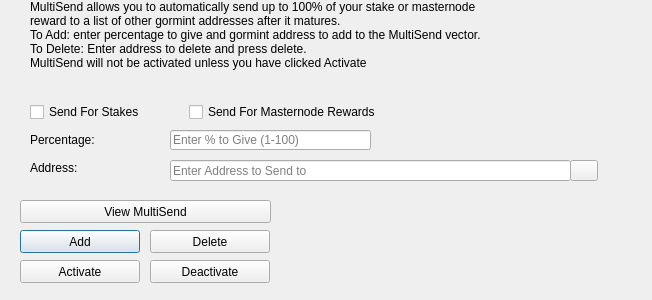
<?xml version="1.0" encoding="UTF-8"?>
<ui version="4.0">
 <class>MultiSendDialog</class>
 <widget class="QDialog" name="MultiSendDialog">
  <property name="windowModality">
   <enum>Qt::NonModal</enum>
  </property>
  <property name="geometry">
   <rect>
    <x>0</x>
    <y>0</y>
    <width>652</width>
    <height>300</height>
   </rect>
  </property>
  <property name="windowTitle">
   <string>MultiSend</string>
  </property>
  <widget class="QLineEdit" name="multiSendPercentEdit">
   <property name="geometry">
    <rect>
     <x>170</x>
     <y>130</y>
     <width>201</width>
     <height>20</height>
    </rect>
   </property>
   <property name="toolTip">
    <string>Enter whole numbers 1 - 100</string>
   </property>
   <property name="placeholderText">
    <string>Enter % to Give (1-100)</string>
   </property>
  </widget>
  <widget class="QLineEdit" name="multiSendAddressEdit">
   <property name="geometry">
    <rect>
     <x>170</x>
     <y>160</y>
     <width>401</width>
     <height>21</height>
    </rect>
   </property>
   <property name="toolTip">
    <string/>
   </property>
   <property name="placeholderText">
    <string>Enter Address to Send to</string>
   </property>
  </widget>
  <widget class="QLabel" name="label_2">
   <property name="geometry">
    <rect>
     <x>30</x>
     <y>0</y>
     <width>451</width>
     <height>121</height>
    </rect>
   </property>
   <property name="lineWidth">
    <number>1</number>
   </property>
   <property name="text">
    <string>MultiSend allows you to automatically send up to 100% of your stake or masternode reward to a list of other gormint addresses after it matures.
To Add: enter percentage to give and gormint address to add to the MultiSend vector.
To Delete: Enter address to delete and press delete.
MultiSend will not be activated unless you have clicked Activate</string>
   </property>
   <property name="alignment">
    <set>Qt::AlignLeading|Qt::AlignLeft|Qt::AlignTop</set>
   </property>
   <property name="wordWrap">
    <bool>true</bool>
   </property>
  </widget>
  <widget class="QLabel" name="message">
   <property name="geometry">
    <rect>
     <x>290</x>
     <y>200</y>
     <width>351</width>
     <height>91</height>
    </rect>
   </property>
   <property name="text">
    <string/>
   </property>
  </widget>
  <widget class="QPushButton" name="addButton">
   <property name="geometry">
    <rect>
     <x>20</x>
     <y>230</y>
     <width>120</width>
     <height>23</height>
    </rect>
   </property>
   <property name="toolTip">
    <string/>
   </property>
   <property name="statusTip">
    <string>Add to MultiSend Vector</string>
   </property>
   <property name="text">
    <string>Add</string>
   </property>
  </widget>
  <widget class="QPushButton" name="disableButton">
   <property name="geometry">
    <rect>
     <x>150</x>
     <y>260</y>
     <width>120</width>
     <height>23</height>
    </rect>
   </property>
   <property name="statusTip">
    <string>Deactivate MultiSend</string>
   </property>
   <property name="text">
    <string>Deactivate</string>
   </property>
  </widget>
  <widget class="QPushButton" name="addressBookButton">
   <property name="geometry">
    <rect>
     <x>570</x>
     <y>160</y>
     <width>28</width>
     <height>21</height>
    </rect>
   </property>
   <property name="toolTip">
    <string>Choose an address from the address book</string>
   </property>
   <property name="text">
    <string/>
   </property>
   <property name="icon">
    <iconset resource="../gormint.qrc">
     <normaloff>:/icons/address-book</normaloff>:/icons/address-book</iconset>
   </property>
   <property name="shortcut">
    <string>Alt+A</string>
   </property>
   <property name="autoDefault">
    <bool>false</bool>
   </property>
  </widget>
  <widget class="QLabel" name="label">
   <property name="geometry">
    <rect>
     <x>30</x>
     <y>130</y>
     <width>121</width>
     <height>20</height>
    </rect>
   </property>
   <property name="toolTip">
    <string>Percentage of stake to send</string>
   </property>
   <property name="text">
    <string>Percentage:</string>
   </property>
  </widget>
  <widget class="QLabel" name="label_5">
   <property name="geometry">
    <rect>
     <x>30</x>
     <y>160</y>
     <width>111</width>
     <height>16</height>
    </rect>
   </property>
   <property name="toolTip">
    <string>Address to send portion of stake to</string>
   </property>
   <property name="text">
    <string>Address:</string>
   </property>
  </widget>
  <widget class="QPushButton" name="deleteButton">
   <property name="geometry">
    <rect>
     <x>150</x>
     <y>230</y>
     <width>120</width>
     <height>23</height>
    </rect>
   </property>
   <property name="toolTip">
    <string/>
   </property>
   <property name="statusTip">
    <string>Delete Address From MultiSend Vector</string>
   </property>
   <property name="text">
    <string>Delete</string>
   </property>
  </widget>
  <widget class="QPushButton" name="activateButton">
   <property name="geometry">
    <rect>
     <x>20</x>
     <y>260</y>
     <width>120</width>
     <height>23</height>
    </rect>
   </property>
   <property name="statusTip">
    <string>Activate MultiSend</string>
   </property>
   <property name="text">
    <string>Activate</string>
   </property>
  </widget>
  <widget class="QPushButton" name="viewButton">
   <property name="geometry">
    <rect>
     <x>20</x>
     <y>200</y>
     <width>251</width>
     <height>23</height>
    </rect>
   </property>
   <property name="toolTip">
    <string/>
   </property>
   <property name="statusTip">
    <string>View MultiSend Vector</string>
   </property>
   <property name="text">
    <string>View MultiSend</string>
   </property>
  </widget>
  <widget class="QWidget" name="horizontalLayoutWidget">
   <property name="geometry">
    <rect>
     <x>30</x>
     <y>100</y>
     <width>351</width>
     <height>24</height>
    </rect>
   </property>
   <layout class="QHBoxLayout" name="horizontalLayout">
    <item>
     <widget class="QCheckBox" name="multiSendStakeCheckBox">
      <property name="text">
       <string>Send For Stakes</string>
      </property>
     </widget>
    </item>
    <item>
     <widget class="QCheckBox" name="multiSendMasternodeCheckBox">
      <property name="text">
       <string>Send For Masternode Rewards</string>
      </property>
     </widget>
    </item>
   </layout>
  </widget>
 </widget>
 <resources>
  <include location="../gormint.qrc"/>
 </resources>
 <connections/>
</ui>
